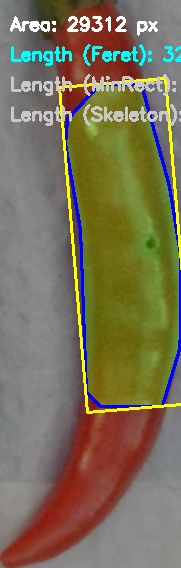
#> input picture test_measurement.jpg, 181 x 568 px; its folder holds only this picture in this run
$ python -i crop_chillies.py   (imports and definitions only)
#> lines starting #> are read from the running program, lines starting #| are printed output that depends on the picture; after the words box and inside, x2 and y2 are one past the last pixel; in counts of white or black regions, pixels touching at a corner belong together
import cv2
import os
import numpy as np

def extract_chillies_from_image(img_path, out_dir, min_area=2000):
#> called with img_path = 'test_measurement.jpg', out_dir = 'out.png', min_area = 2000
    img = cv2.imread(img_path)
#> img is the input picture: shape (568, 181, 3); mean B, G, R 88.4, 113.3, 122.6
    if img is None:
        print(f"Could not read {img_path}")
        return

    hsv = cv2.cvtColor(img, cv2.COLOR_BGR2HSV)
#> hsv: shape (568, 181, 3); mean H, S, V 46, 97.3, 131.3

    # red threshold (two ranges due to HSV wrap)
    lower_red1 = np.array([0, 100, 60])
    upper_red1 = np.array([10, 255, 255])

    lower_red2 = np.array([160, 100, 60])
    upper_red2 = np.array([180, 255, 255])

    mask1 = cv2.inRange(hsv, lower_red1, upper_red1)
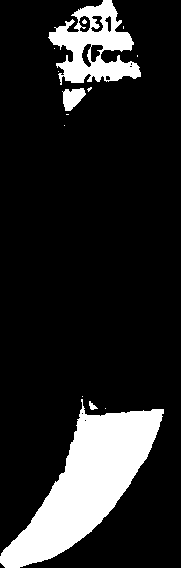
#> mask1: shape (568, 181); 15.1% white; 14 white regions (10 under 20 px), largest, box (x1, y1, x2, y2) and area: (0, 399, 164, 568) 11228, (48, 0, 141, 85) 3861, (62, 88, 86, 111) 357, (89, 401, 98, 410) 42
    mask2 = cv2.inRange(hsv, lower_red2, upper_red2)
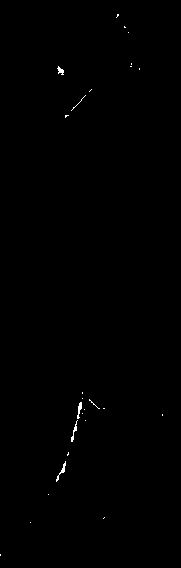
#> mask2: shape (568, 181); 0.24% white in thin lines or dots, all inside (x1, y1, x2, y2) = (0, 14, 163, 556)
    mask = mask1 | mask2
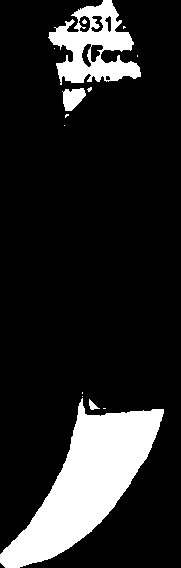
#> mask: shape (568, 181); 15.3% white; 14 white regions (10 under 20 px), largest, box (x1, y1, x2, y2) and area: (0, 398, 164, 568) 11380, (48, 0, 141, 85) 3909, (62, 88, 86, 111) 374, (89, 399, 100, 410) 56

    # clean it
    kernel = np.ones((7, 7), np.uint8)
    mask = cv2.morphologyEx(mask, cv2.MORPH_CLOSE, kernel)
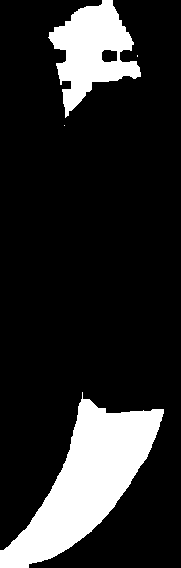
#> mask: shape (568, 181); 16.7% white; 4 white regions (2 under 20 px), largest, box (x1, y1, x2, y2) and area: (0, 392, 164, 568) 11672, (48, 0, 141, 118) 5454
    mask = cv2.morphologyEx(mask, cv2.MORPH_OPEN, kernel)
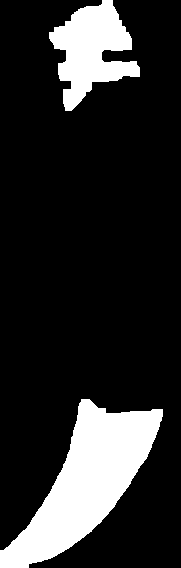
#> mask: shape (568, 181); 16.5% white; 2 white regions

    contours, _ = cv2.findContours(mask, cv2.RETR_EXTERNAL, cv2.CHAIN_APPROX_SIMPLE)
#> contours = 2 contours; box (x1, y1, x2, y2) and area: (0, 399, 163, 568) 11420, (49, 0, 140, 111) 5144

    img_name = os.path.splitext(os.path.basename(img_path))[0]

    count = 0
    for c in contours:
        area = cv2.contourArea(c)
        if area < min_area:
            continue

        x, y, w, h = cv2.boundingRect(c)
        crop = img[y:y+h, x:x+w]

        save_path = os.path.join(out_dir, f"{img_name}_chilli_{count}.jpg")
        cv2.imwrite(save_path, crop)
        count += 1
#> this loop made 2 passes
#> (area, x, y, w, h, count) on passes 1 to 2: (11420, 0, 399, 163, 169, 1), (5144.5, 49, 0, 91, 111, 2)
#> pass 1, in extract_chillies_from_image, `crop = img[y:y+h, x:x+w]`:
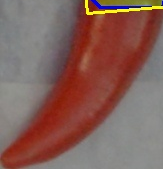
#> crop: shape (169, 163, 3); mean B, G, R 89.1, 96.5, 132
#> pass 2, in extract_chillies_from_image, `crop = img[y:y+h, x:x+w]`:
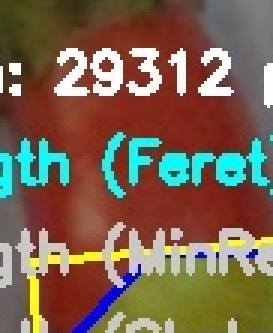
#> crop: shape (111, 91, 3) (shown 3 times larger); mean B, G, R 81.1, 100.6, 123.9
#> after the loop, count = 2

    print(f"Extracted {count} chillies from {img_path}")
#| Extracted 2 chillies from test_measurement.jpg

def process_folder(input_folder, output_folder):
    os.makedirs(output_folder, exist_ok=True)

    for file in os.listdir(input_folder):
        if file.lower().endswith(('.jpg', '.png', '.jpeg')):
            img_path = os.path.join(input_folder, file)
            extract_chillies_from_image(img_path, output_folder)


# [5 lines not run here, left out]

>>> result = extract_chillies_from_image('test_measurement.jpg', 'out.png')
